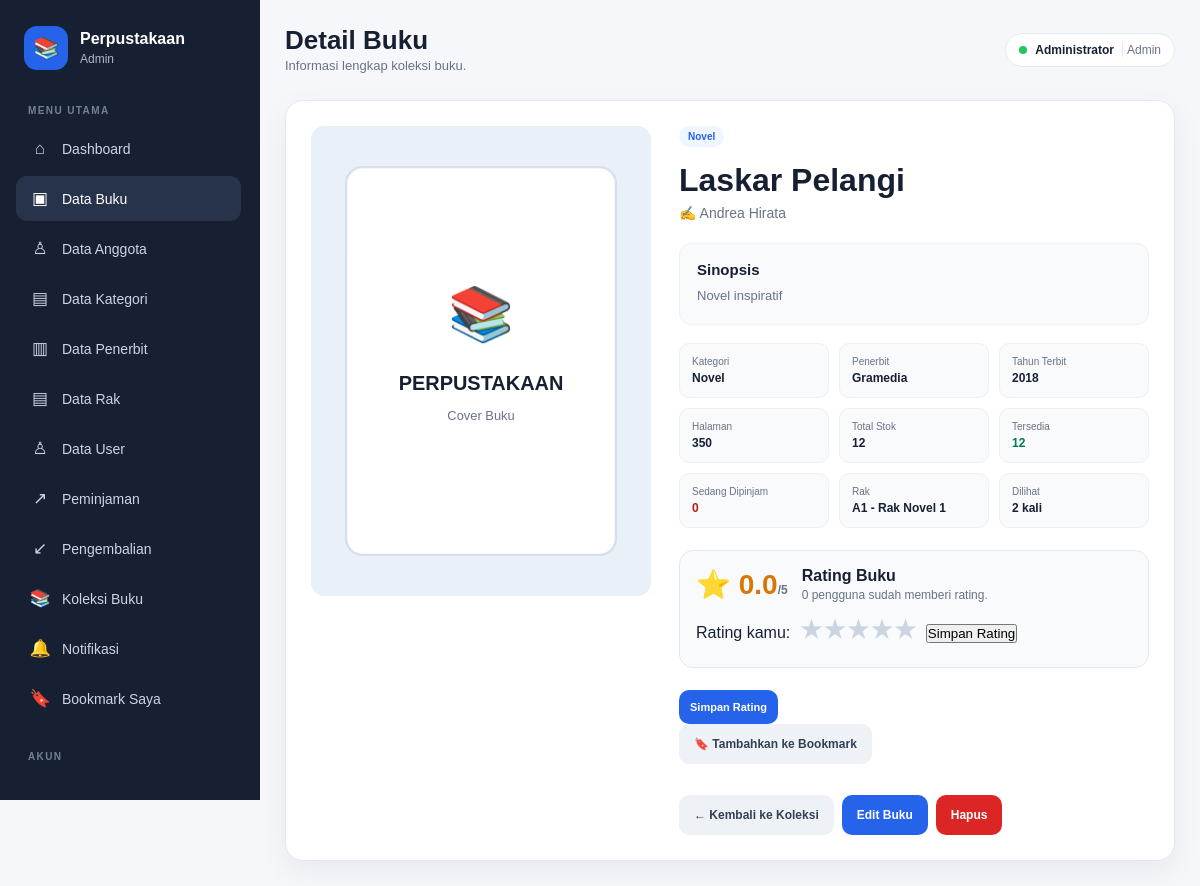
Page /buku/detail.php?id=1 (signed in) on the committed database.
### tables this page shows
CREATE TABLE `buku` (
  `id` int(10) UNSIGNED NOT NULL,
  `judul` varchar(255) NOT NULL,
  `kategori_id` int(10) UNSIGNED NOT NULL,
  `penerbit_id` int(10) UNSIGNED NOT NULL,
  `pengarang` varchar(150) DEFAULT NULL,
  `jumlah_halaman` int(10) UNSIGNED DEFAULT NULL,
  `jumlah_stok` int(10) UNSIGNED DEFAULT 0,
  `tahun_terbit` smallint(5) UNSIGNED DEFAULT NULL,
  `sinopsis` text DEFAULT NULL,
  `gambar` varchar(255) DEFAULT NULL,
  `status_aktif` tinyint(1) NOT NULL DEFAULT 1,
  `views_count` int(10) UNSIGNED NOT NULL DEFAULT 0,
  `id_rak` int(10) UNSIGNED DEFAULT NULL,
  `ebook_file` varchar(255) DEFAULT NULL
);

CREATE TABLE `kategori` (
  `id` int(10) UNSIGNED NOT NULL,
  `kode_kategori` varchar(20) NOT NULL,
  `nama_kategori` varchar(100) NOT NULL
);

CREATE TABLE `penerbit` (
  `id` int(10) UNSIGNED NOT NULL,
  `kode_penerbit` varchar(20) NOT NULL,
  `nama_penerbit` varchar(100) NOT NULL
);

CREATE TABLE `rak` (
  `id` int(10) UNSIGNED NOT NULL,
  `kode_rak` varchar(50) NOT NULL,
  `nama_rak` varchar(100) NOT NULL,
  `kategori_id` int(10) UNSIGNED NOT NULL,
  `status_aktif` tinyint(1) NOT NULL DEFAULT 1
);

### config/app.php (called while the page is built, shortened)
<?php
function url($path = "")
{
  $path = ltrim($path, "/");
  return BASE_URL . ($path !== "" ? "/" . $path : "");
}
if (!function_exists("e")) {
  function e($value)
  {
    return htmlspecialchars((string) $value, ENT_QUOTES, "UTF-8");
  }
}

### buku/detail.php (the view, shortened to what this page needs)
<?php
require_once __DIR__ . "/../config/connection.php";
$id = (int) ($_GET["id"] ?? 0);
$userId = (int) $_SESSION["user_id"];
$sql = "SELECT
            buku.*,
            kategori.nama_kategori,
            penerbit.nama_penerbit,
            rak.kode_rak,
            rak.nama_rak,
            COALESCE((SELECT ROUND(AVG(r.rating),1) FROM rating_buku r WHERE r.buku_id = buku.id),0) AS rating_rata,
            COALESCE((SELECT COUNT(*) FROM rating_buku r WHERE r.buku_id = buku.id),0) AS jumlah_rating,
            COALESCE((SELECT rating FROM rating_buku r WHERE r.buku_id = buku.id AND r.user_id = $userId LIMIT 1),0) AS rating_saya,
            EXISTS(SELECT 1 FROM bookmark bm WHERE bm.buku_id = buku.id AND bm.user_id = $userId) AS is_bookmarked,
            COALESCE((SELECT SUM(pd.jumlah) FROM peminjaman_detail pd JOIN peminjaman pm ON pm.id = pd.peminjaman_id WHERE pd.buku_id = buku.id AND pm.status = 'dipinjam'),0) AS jumlah_dipinjam
        FROM buku
        LEFT JOIN kategori ON buku.kategori_id = kategori.id
        LEFT JOIN penerbit ON buku.penerbit_id = penerbit.id
        LEFT JOIN rak ON buku.id_rak = rak.id
        WHERE buku.id = ?
          AND buku.status_aktif = 1
        LIMIT 1";
$stmt = $conn->prepare($sql);
$stmt->bind_param("i", $id);
$stmt->execute();
$buku = $stmt->get_result()->fetch_assoc();
$stok = (int) $buku["jumlah_stok"];
$dipinjam = (int) $buku["jumlah_dipinjam"];
$tersedia = max(0, $stok - $dipinjam);
$gambarOtomatis = empty($buku["gambar"]) || $buku["gambar"] === "default.svg";
$gambar = $gambarOtomatis
  ? url("assets/images/default.svg")
  : normalizeBookCoverUrl($buku["gambar"]);
require_once __DIR__ . "/../includes/layout_header.php";
?>
<section class="detail-page">
    <div class="detail-cover">
        <img
            src="<?= e($gambar) ?>"
            data-book-id="<?= (int) $buku["id"] ?>"
            data-auto-cover="<?= $gambarOtomatis ? "1" : "0" ?>"
            alt="<?= e($buku["judul"]) ?>"
            onerror="this.src='<?= e(url("assets/images/default.svg")) ?>'"
        >
    </div>
    <div class="detail-body">
        <span class="book-category">
            <?= e($buku["nama_kategori"] ?? "Umum") ?>
        </span>
        <h1><?= e($buku["judul"]) ?></h1>
        <p class="detail-author">
            ✍ <?= e($buku["pengarang"] ?? "-") ?>
        </p>
        <div class="detail-synopsis">
            <h3>Sinopsis</h3>
            <p>
                <?= nl2br(e($buku["sinopsis"] ?? "Belum ada sinopsis.")) ?>
            </p>
        </div>
        <div class="detail-info">
            <div>
                <small>Kategori</small>
                <b><?= e($buku["nama_kategori"] ?? "-") ?></b>
            </div>
            <div>
                <small>Penerbit</small>
                <b><?= e($buku["nama_penerbit"] ?? "-") ?></b>
            </div>
            <div>
                <small>Tahun Terbit</small>
                <b><?= e($buku["tahun_terbit"] ?? "-") ?></b>
            </div>
            <div>
                <small>Halaman</small>
                <b><?= e($buku["jumlah_halaman"] ?? "-") ?></b>
            </div>
            <div>
                <small>Total Stok</small>
                <b><?= $stok ?></b>
            </div>
            <div>
                <small>Tersedia</small>
                <b class="text-green"><?= $tersedia ?></b>
            </div>
            <div>
                <small>Sedang Dipinjam</small>
                <b class="text-red"><?= $dipinjam ?></b>
            </div>
            <div>
                <small>Rak</small>
                <b><?= e(
                  !empty($buku["kode_rak"])
                    ? $buku["kode_rak"] . " - " . ($buku["nama_rak"] ?? "")
                    : "-"
                ) ?></b>
            </div>
            <div>
                <small>Dilihat</small>
                <b><?= (int) ($buku["views_count"] ?? 0) + 1 ?> kali</b>
            </div>
        </div>
        <div class="book-social-panel">
            <div class="rating-box">
                <div class="rating-score">⭐ <?= e(
                  $buku["rating_rata"]
                ) ?><small>/5</small></div>
                <div>
                    <strong>Rating Buku</strong>
                    <p><?= (int) $buku[
                      "jumlah_rating"
                    ] ?> pengguna sudah memberi rating.</p>
                </div>
            </div>
            <form class="rating-form" method="post"
      action="<?= e(url("aksi/rating.php")) ?>">
    <span>Rating kamu:</span>
    <div class="star-picker" role="radiogroup" aria-label="Pilih rating">
        <?php for ($star = 5; $star >= 1; $star--): ?>
            <label for="star<?= $star ?>" title="<?= $star ?> bintang">★</label>
        <?php endfor; ?>
    </div>
    <button type="submit">Simpan Rating</button>
</form>
                </div>
                <button class="btn primary small" type="submit">Simpan Rating</button>
            <form method="post" action="<?= e(url("aksi/bookmark.php")) ?>">
    <button type="submit"
            class="btn <?= !empty($buku["is_bookmarked"])
              ? "bookmark-active"
              : "" ?>">
        <?= !empty($buku["is_bookmarked"])
          ? "✓ Tersimpan di Bookmark"
          : "🔖 Tambahkan ke Bookmark" ?>
    </button>
</form>
        </div>
        <div class="detail-actions">
        </div>
        <div class="form-actions">
            <a
                href="<?= e(
                  url(
                    $_SESSION["level"] === "admin"
                      ? "buku/tampil.php"
                      : "pencarian/cari_buku.php"
                  )
                ) ?>"
                class="btn"
            >
                ← Kembali ke Koleksi
            </a>
            <?php if ($_SESSION["level"] === "admin"): ?>
                <a
                    href="<?= e(url("buku/edit.php")) ?>?id=<?= $id ?>"
                    class="btn primary"
                >
                    Edit Buku
                </a>
                <a
                    href="<?= e(url("buku/hapus.php")) ?>?id=<?= $id ?>"
                    class="btn danger"
                    onclick="return confirm('Yakin ingin menghapus buku ini?')"
                >
                    Hapus
                </a>
            <?php endif; ?>
        </div>
    </div>
<?php require_once __DIR__ . "/../includes/layout_footer.php"; ?>

### assets/css/style.css (style rules this page uses)
* { box-sizing: border-box; margin: 0; padding: 0; }
:root { --nav: #172033; --nav-2: #26334a; --primary: #2563eb; --primary-dark: #1d4ed8; --bg: #f5f7fb; --white: #ffffff; --text: #172033; --muted: #687386; --border: #e4e9f0; --green: #047857; --red: #b91c1c; --orange: #c2410c; --shadow: 0 10px 30px rgba(15, 23, 42, 0.06); --shadow-hover: 0 15px 35px rgba(15, 23, 42, 0.10); --radius: 12px; --radius-lg: 17px; }
html { scroll-behavior: smooth; }
body { font-family: Arial, Helvetica, sans-serif; background: var(--bg); color: var(--text); min-height: 100vh; }
a { color: inherit; }
button, input, select, textarea { font-family: inherit; }
.book-category { display: inline-flex; padding: 5px 9px; border-radius: 999px; background: #eff6ff; color: var(--primary); font-size: 10px; font-weight: 800; margin-bottom: 8px; }
.btn { display: inline-flex; align-items: center; justify-content: center; min-height: 40px; padding: 9px 14px; border: 1px solid transparent; border-radius: 10px; text-decoration: none; background: #eef2f7; color: #334155; font-weight: 700; font-size: 12px; cursor: pointer; transition: background 0.18s ease, transform 0.18s ease, filter 0.18s ease; }
.btn.primary { background: var(--primary); color: #ffffff; }
.btn.danger { background: #fef2f2; color: #dc2626; }
.btn.small { min-height: 34px; padding: 7px 10px; font-size: 11px; }
.detail-page { display: grid; grid-template-columns: minmax(260px, 340px) 1fr; gap: 28px; background: #ffffff; border: 1px solid var(--border); border-radius: 18px; padding: 25px; box-shadow: var(--shadow); }
.detail-cover { height: 470px; border-radius: 14px; overflow: hidden; background: #edf1f6; }
.detail-cover img { width: 100%; height: 100%; object-fit: cover; display: block; }
.detail-body h1 { font-size: 32px; line-height: 1.25; margin: 5px 0; }
.detail-author { color: var(--muted); font-size: 14px; margin-bottom: 22px; }
.detail-synopsis { background: #f8fafc; border: 1px solid #edf0f4; border-radius: 12px; padding: 17px; margin-bottom: 18px; }
.detail-synopsis h3 { font-size: 15px; margin-bottom: 7px; }
.detail-synopsis p { font-size: 13px; line-height: 1.7; color: var(--muted); }
.detail-info { display: grid; grid-template-columns: repeat(3, 1fr); gap: 10px; margin-bottom: 20px; }
.detail-info > div { padding: 12px; background: #f8fafc; border: 1px solid #edf0f4; border-radius: 10px; }
.detail-info small, .detail-info b { display: block; }
.detail-info small { font-size: 10px; color: var(--muted); margin-bottom: 4px; }
.detail-info b { font-size: 12px; word-break: break-word; }
.text-green { color: var(--green); }
.text-red { color: var(--red); }
label { display: block; font-size: 12px; font-weight: 700; margin-bottom: 7px; }
.form-actions { display: flex; gap: 9px; align-items: center; flex-wrap: wrap; margin-top: 3px; }
.btn.danger { background: #dc2626; color: #fff; }
.form-actions { display: flex; flex-wrap: wrap; gap: 8px; }
.book-social-panel { margin: 22px 0; padding: 16px; border: 1px solid var(--border); border-radius: 14px; background: #f8fafc; display: grid; gap: 14px; }
.rating-box { display: flex; align-items: center; gap: 14px; }
.rating-score { font-size: 28px; font-weight: 800; color: #d97706; }
.rating-score small { font-size: 12px; color: var(--muted); }
.rating-box p { margin: 3px 0 0; font-size: 12px; color: var(--muted); }
.rating-form { display: flex; align-items: center; flex-wrap: wrap; gap: 10px; }
.star-picker { display: inline-flex; flex-direction: row-reverse; gap: 2px; }
.star-picker label { cursor: pointer; font-size: 24px; color: #cbd5e1; transition: color .15s ease; }
.detail-actions { display: flex; flex-wrap: wrap; gap: 9px; margin-bottom: 15px; }

### rows in the picture
buku: kategori.nama_kategori "Novel", judul "Laskar Pelangi", pengarang "Andrea Hirata", sinopsis "Novel inspiratif", penerbit.nama_penerbit "Gramedia", tahun_terbit "2018", jumlah_halaman "350", jumlah_stok "12", id_rak.nama_rak "A1 - Rak Novel 1", (int) ($buku["views_count"] ?? 0) + 1 "2"

### other values in the picture
$level ?: 'User' "Admin"
$pageTitle "Detail Buku"
$pageDescription "Informasi lengkap koleksi buku."
$_SESSION['nama'] "Administrator"
$_SESSION['level'] "Admin"
$dipinjam "0"
$buku["rating_rata"] "0.0"
